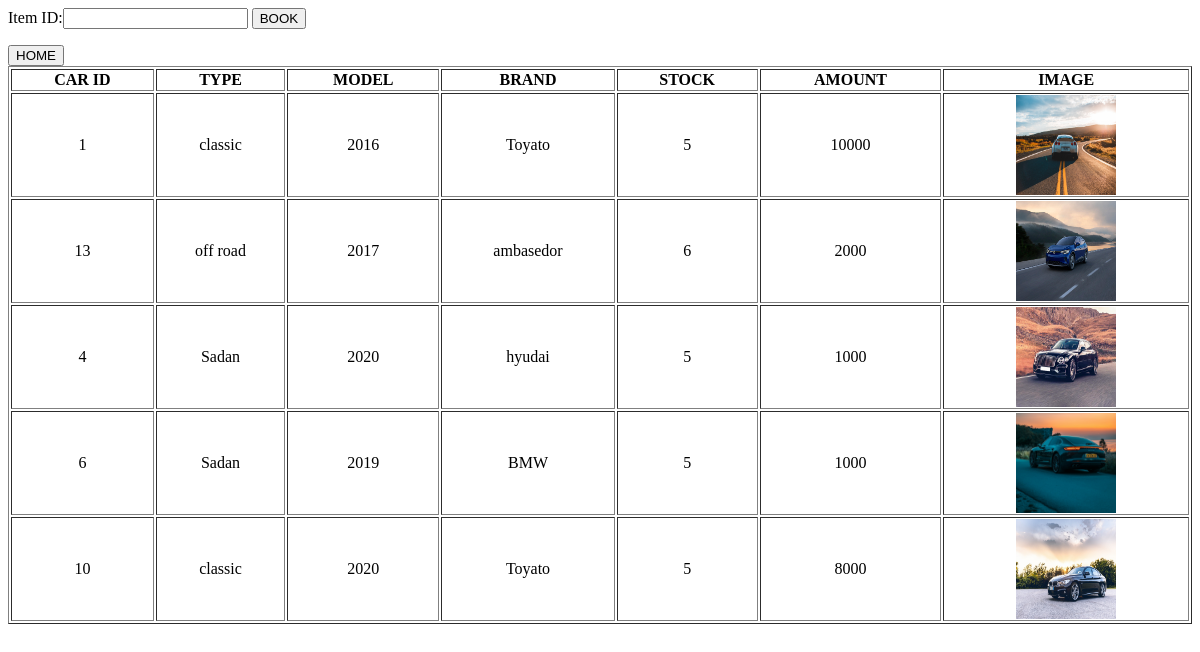
The page /user/view_car_user.php on the database as committed earlier.
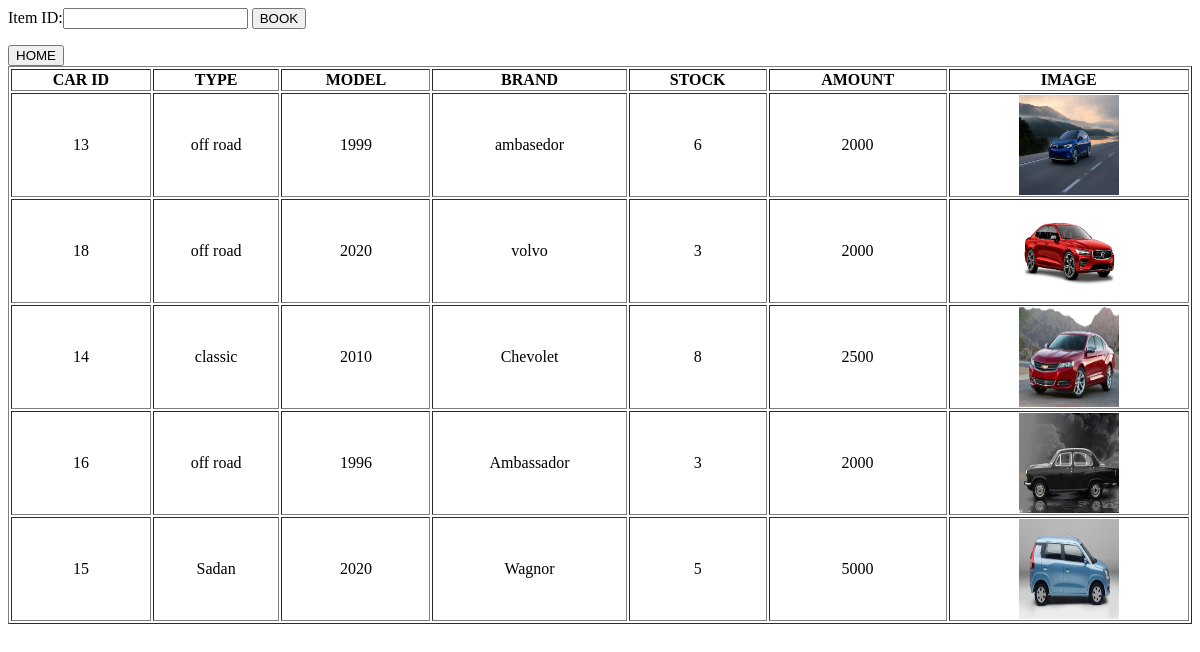
The same page on the database as committed later.
### tables this page shows
CREATE TABLE IF NOT EXISTS `car` (
  `cid` int NOT NULL AUTO_INCREMENT,
  `ctype` varchar(225) NOT NULL,
  `model` varchar(225) NOT NULL,
  `stock` varchar(225) NOT NULL,
  `brand` varchar(225) NOT NULL,
  `amount` varchar(225) NOT NULL,
  `image` varchar(225) NOT NULL,
  PRIMARY KEY (`cid`)
);

### user/view_car_user.php (the view, shortened to what this page needs)
<html><body>
 <form action="book_car.php" method="POST">
 Item ID:<input type="text" name="cid"autofocus/>
 <input type="submit" value="BOOK">
</form>
<a href="../user/user_home.php"><button>HOME</button></a>
</body></html><?php
    $servername = "localhost";
    $username = "root";
    $password = "akhil@123@12";
    $dbname = "car_rent";
    $con = mysqli_connect($servername, $username, $password, $dbname);
    echo "<table border=1 width=100% >";
    echo "<tr>";
    echo "<th>CAR ID</th>";
    echo "<th>TYPE</th>";
    echo "<th>MODEL</th>";
    echo "<th>BRAND</th>";
    echo "<th>STOCK</th>";
    echo "<th>AMOUNT</th>";
    echo "<th>IMAGE</th>";
    echo "</tr>";
    $result = mysqli_query($con,"SELECT * FROM  car");
    if (mysqli_num_rows($result) > 0) {
    while($row = mysqli_fetch_array($result)) {
        echo "<tr align='center'>";
        echo "<td>" .$row["cid"]. "</td>";
        echo "<td>" .$row["ctype"]. "</td>";
        echo "<td>" .$row["model"]. "</td>";
        echo "<td>" .$row["brand"]. "</td>";
        echo "<td>" .$row["stock"]. "</td>";
        echo "<td>" .$row["amount"]. "</td>";
        $pathx= "../images/";
        $file=$row["image"];
        echo "<td>";
        echo '<img src="'.$pathx.$file.'" height=100 width=100>';
        echo "</td>";
        echo "</tr>";
    }
echo "</table>";
    }
    else{
    echo "No result found";
    }
    ?>

Rows that differ between the two databases and show on the page:
removed car: cid "1", ctype "classic", model "2016", brand "Toyato", stock "5", amount "10000", image (picture)
removed car: cid "4", ctype "Sadan", model "2020", brand "hyudai", stock "5", amount "1000", image (picture)
removed car: cid "6", ctype "Sadan", model "2019", brand "BMW", stock "5", amount "1000", image (picture)
removed car: cid "10", ctype "classic", model "2020", brand "Toyato", stock "5", amount "8000", image (picture)
changed car "ambasedor": model "2017" → "1999"
added car: cid "18", ctype "off road", model "2020", brand "volvo", stock "3", amount "2000", image (picture)
added car: cid "14", ctype "classic", model "2010", brand "Chevolet", stock "8", amount "2500", image (picture)
added car: cid "16", ctype "off road", model "1996", brand "Ambassador", stock "3", amount "2000", image (picture)
added car: cid "15", ctype "Sadan", model "2020", brand "Wagnor", stock "5", amount "5000", image (picture)
